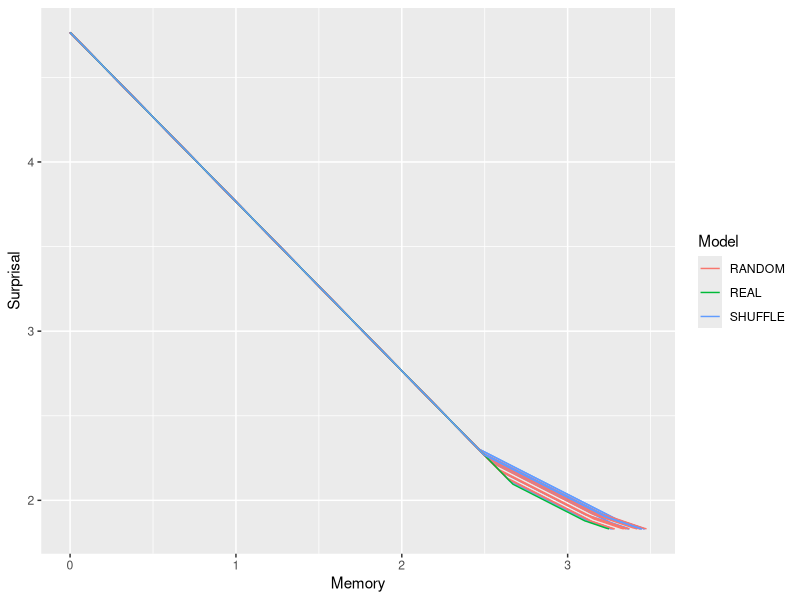
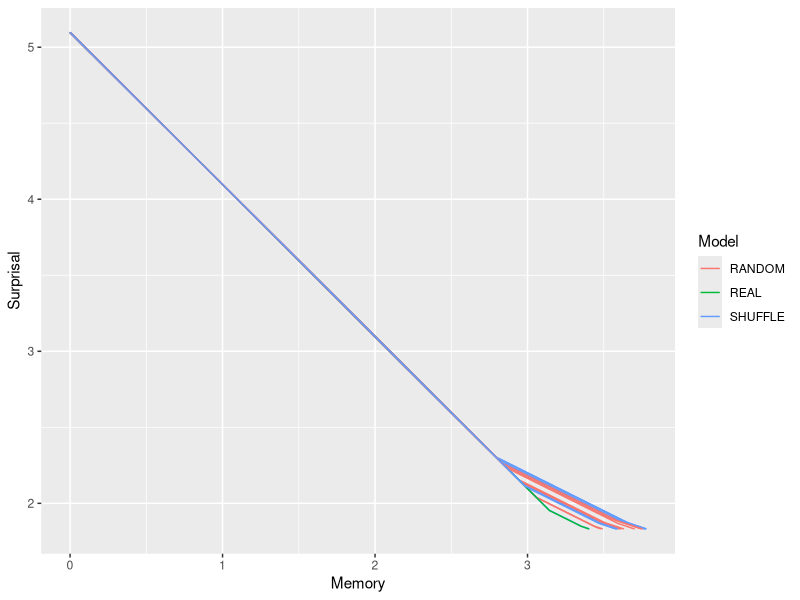
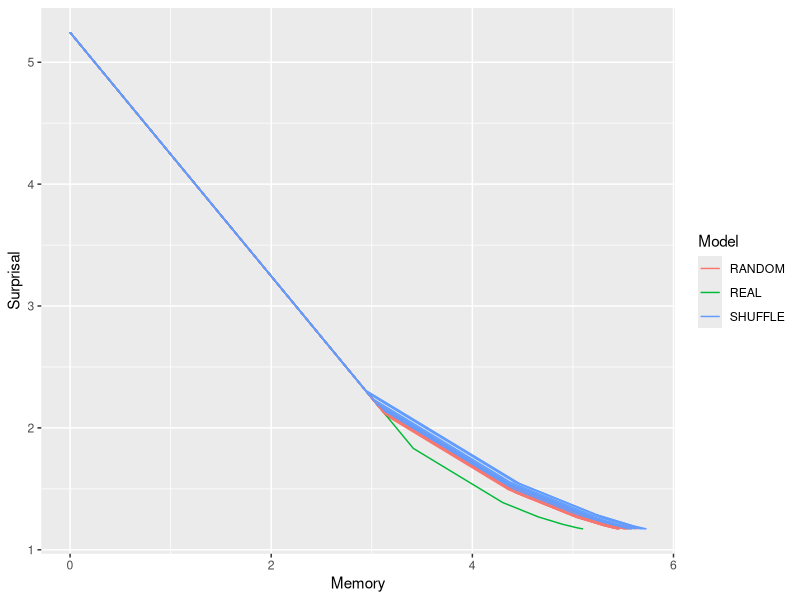
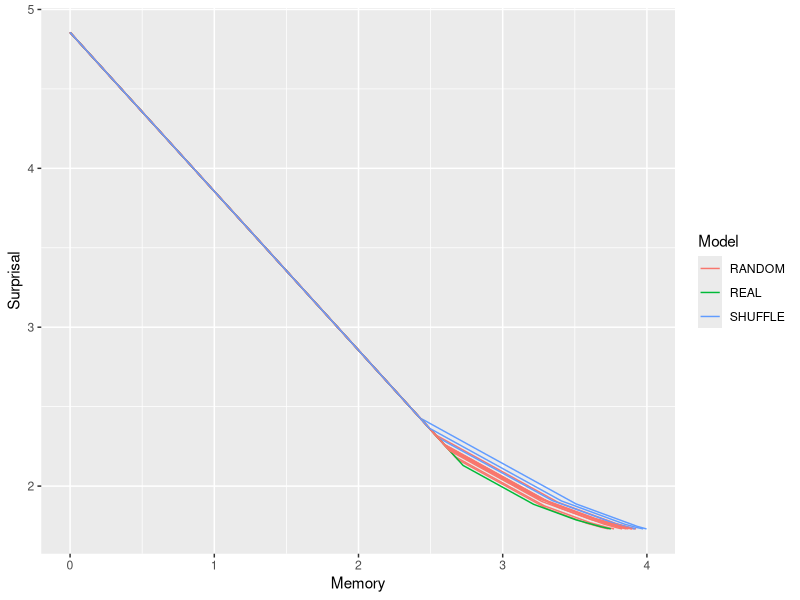

Source code (R) for these figures, in order:
library(ggplot2)
library(tidyr)
library(dplyr)

curves = read.csv("output/curves.tsv", sep=" ")
auc = read.csv("output/auc.tsv", sep=" ")


plot = ggplot(curves %>% filter(Script == "forWords_Celex_RandomOrder.py_model"), aes(x=Memory, y=Surprisal, color=Model, group=ModelID)) + geom_line()
ggsave(plot, file="figures/Japanese-suffixes.pdf")

plot = ggplot(curves %>% filter(Script == "forWords_Celex_RandomOrder_FormsWords.py_model"), aes(x=Memory, y=Surprisal, color=Model, group=ModelID)) + geom_line()
ggsave(plot, file="figures/Japanese-suffixes-words.pdf")

plot = ggplot(curves %>% filter(Script == "forWords_Celex_RandomOrder_All_FormsWordsGraphemes.py_model"), aes(x=Memory, y=Surprisal, color=Model, group=ModelID)) + geom_line()
ggsave(plot, file="figures/Japanese-suffixes-all-graphemes.pdf")

plot = ggplot(curves %>% filter(Script == "forWords_Celex_RandomOrder_All_Forms.py_model"), aes(x=Memory, y=Surprisal, color=Model, group=ModelID)) + geom_line()
ggsave(plot, file="figures/Japanese-suffixes-all-graphemes.pdf")


#ground = median(d2[d2$Type == "GROUND",]$AUC)
#real = median(d2[d2$Type == "REAL_REAL",]$AUC)
#random = d2[d2$Type == "RANDOM_BY_TYPE",]
#barWidth = (max(d2$AUC) - min(d2$AUC))/30
#
#plot = ggplot(d2, aes(x=AUC, fill=Type, color=Type))
#plot = plot + theme_classic()
#plot = plot + theme(legend.position="none")
#plot = plot + geom_density(data= d2 %>% filter(Type == "RANDOM_BY_TYPE"), aes(y=..scaled..))
#plot = plot + geom_bar(data = d2 %>% filter(Type %in% c("REAL_REAL", "GROUND")) %>% group_by(Type) %>% summarise(AUC=mean(AUC)) %>% mutate(y=1),  aes(y=y, group=Type), width=barWidth, stat="identity", position = position_dodge())
#ggsave(plot, file=paste("figures/",language,"-listener-surprisal-memory-HIST_AUC_onlyWordForms_boundedVocab.pdf", sep=""))
#
#
#
